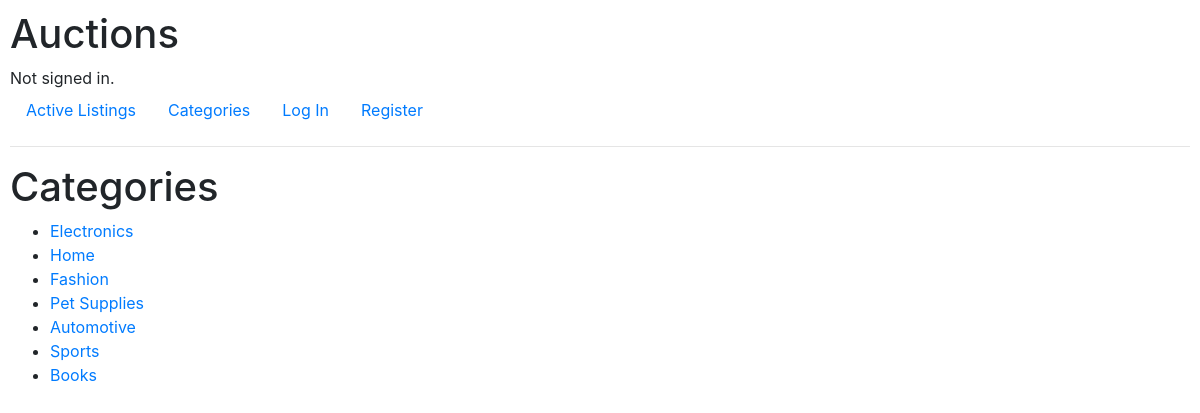
Page /categories on the earlier database version.
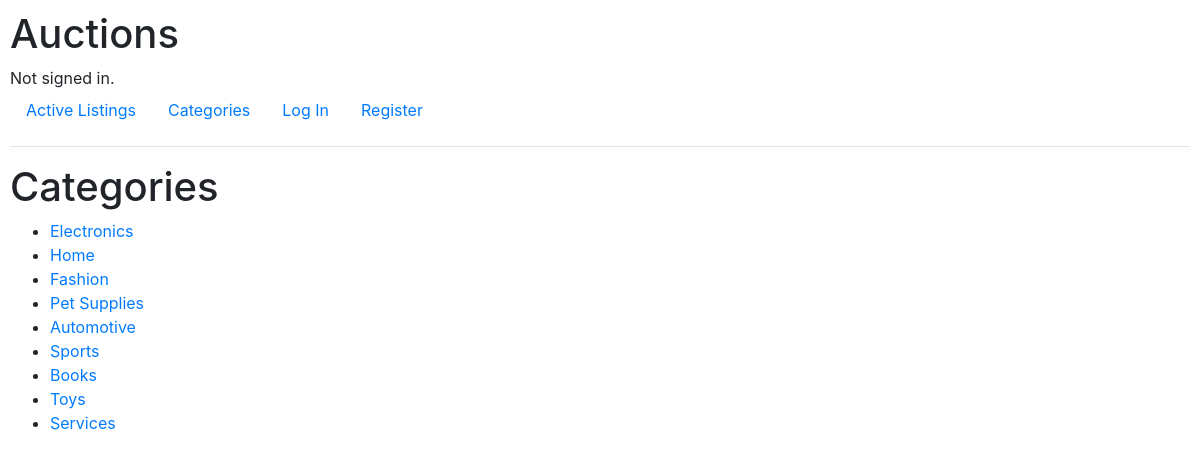
Same page on the later database version.
### auctions/models.py (models this page shows)
class Category(models.Model):
    options = models.CharField(max_length=64)
    def __str__(self):
        return self.options

### auctions/views.py (the view)
# urls.py: path("categories", views.categories, name="categories"),
def categories(request):
    categories = Category.objects.all()
    return render(request, "auctions/categories.html", {
        "categories": categories,
    })

### auctions/templates/auctions/categories.html
{% extends "auctions/layout.html" %}
{% block body %}
<div>
    <h1>
        Categories
    </h1>
</div>
<ul>
    {% for category in categories%}
         <li>
             <a href="{% url 'categoryListings' category.options %}">{{ category }}</a>
        </li>
    {% endfor %}
</ul>
{% endblock %}

Differences in the rows shown:
added Category: options "Toys"
added Category: options "Services"
